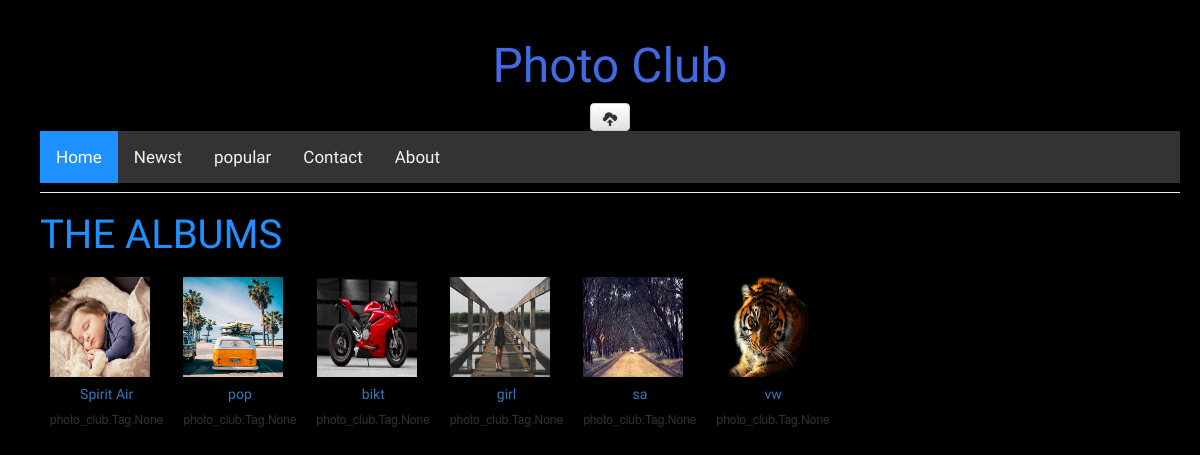
/home/, run on an earlier commit of the app's database.
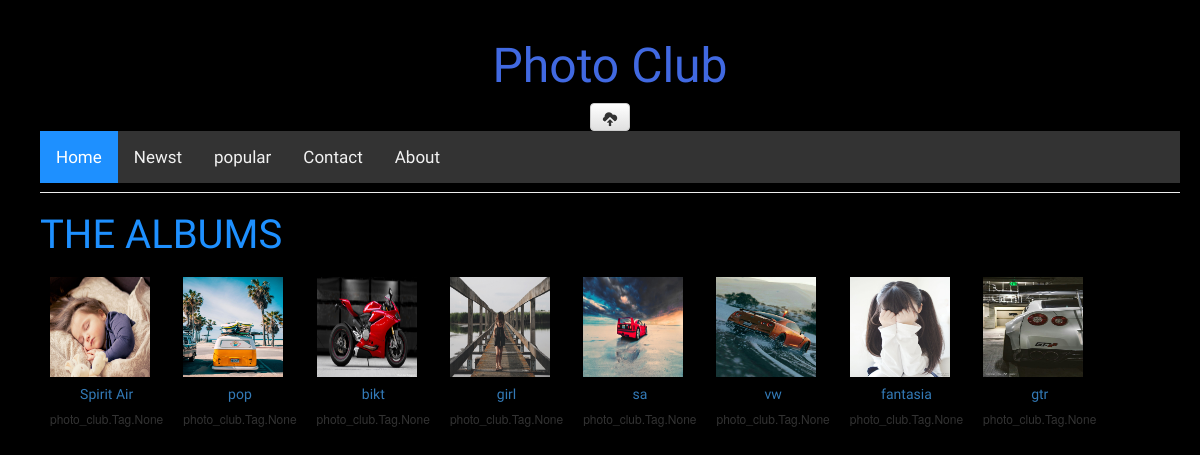
And on a later commit of the database.
### photo_club/models.py (models this page shows, shortened)
class Photo(models.Model):
    image = models.ImageField(upload_to='images', height_field=None, width_field=None)
    owner = models.ForeignKey(settings.AUTH_USER_MODEL, on_delete=models.CASCADE)
    title = models.CharField(max_length =100, blank=True)
    published_date = models.DateTimeField(blank=True, null=True)
    tags = models.ManyToManyField(Tag, null=True)

### photo_club/views.py (the view)
# urls.py: path('', views.photo_list,name='photo_list'),
def photo_list(request):
    posts = Photo.objects.filter(published_date__lte=timezone.now()).order_by('published_date')
    return render(request, 'photo_club/photo_list.html',{'posts' : posts})

### photo_club/templates/photo_club/photo_list.html
{% extends 'photo_club/base.html' %}
{% load staticfiles %}
{% block content %}
    {% for post in posts %}
        <div id="post">
            <a href="{% url 'photo_detail' pk=post.pk %}"><img src="{{post.image.url}}" height="100px" width="100px"></a>
          <h5 class="title"><a href="{% url 'photo_detail' pk=post.pk %}">{{ post.title }}</a></h5>
            <h6>{{ post.tags }}</h6>
        </div>
    {% endfor %}
{% endblock %}

### photo_club/templates/photo_club/base.html (shortened to what this page needs)
{% load static %}
<html>
    <head>
        <link rel="stylesheet" href="//maxcdn.bootstrapcdn.com/bootstrap/3.2.0/css/bootstrap.min.css">
        <link rel="stylesheet" href="//maxcdn.bootstrapcdn.com/bootstrap/3.2.0/css/bootstrap-theme.min.css">
        <link rel="stylesheet" href="https://cdnjs.cloudflare.com/ajax/libs/font-awesome/4.7.0/css/font-awesome.min.css">
        <link rel="stylesheet" href="{% static 'css/photo_club.css' %}">
    </head>
<body>
    <div class="page-header">
        <h1><a href="/home">Photo Club</a></h1>
        <a class="btn btn-default" href="{% url 'photo_new' %}" class="top-menu"><span class="glyphicon glyphicon-cloud-upload"></span></a>
        <div class="topnav">
            <a class="active" href="/home">Home</a>
            <a href="#newst">Newst</a>
            <a href="#news">popular</a>
            <a href="#contact">Contact</a>
            <a href="#about">About</a>
        </div>
    </div>
    <h3>THE ALBUMS</h3>
     {% block content %}
     {% endblock %}
</body>
</html>

### photo_club/static/css/photo_club.css (style rules this page uses)
body { padding: 20px 20px 20px 40px; background-color: black; }
h3 { font-family: 'Lobster', cursive; color: dodgerblue; font-size: 30pt; }
.page-header { background-color: #000000; margin-top: 0; text-align: center; font-family: 'Lobster', cursive; }
.page-header h1, .page-header h1 a, .page-header h1 a:visited, .page-header h1 a:active { color: royalblue; font-size: 36pt; text-decoration: none; }
.topnav { background-color: #333; overflow: hidden; }
.topnav a { float: left; color: #f2f2f2; text-align: center; padding: 14px 16px; text-decoration: none; font-size: 17px; font-family: 'Lobster', cursive; }
.topnav a.active { background-color: dodgerblue; color: white; }
#post { float:left; padding: 10px 10px; }
.title { text-align: center; font-family: 'Lobster', cursive; }

What changed in the data, as far as the page shows it:
changed Photo "sa": image: a different picture
changed Photo "vw": image: a different picture
added Photo: image (picture), title "fantasia", tags "photo_club.Tag.None"
added Photo: image (picture), title "gtr", tags "photo_club.Tag.None"
